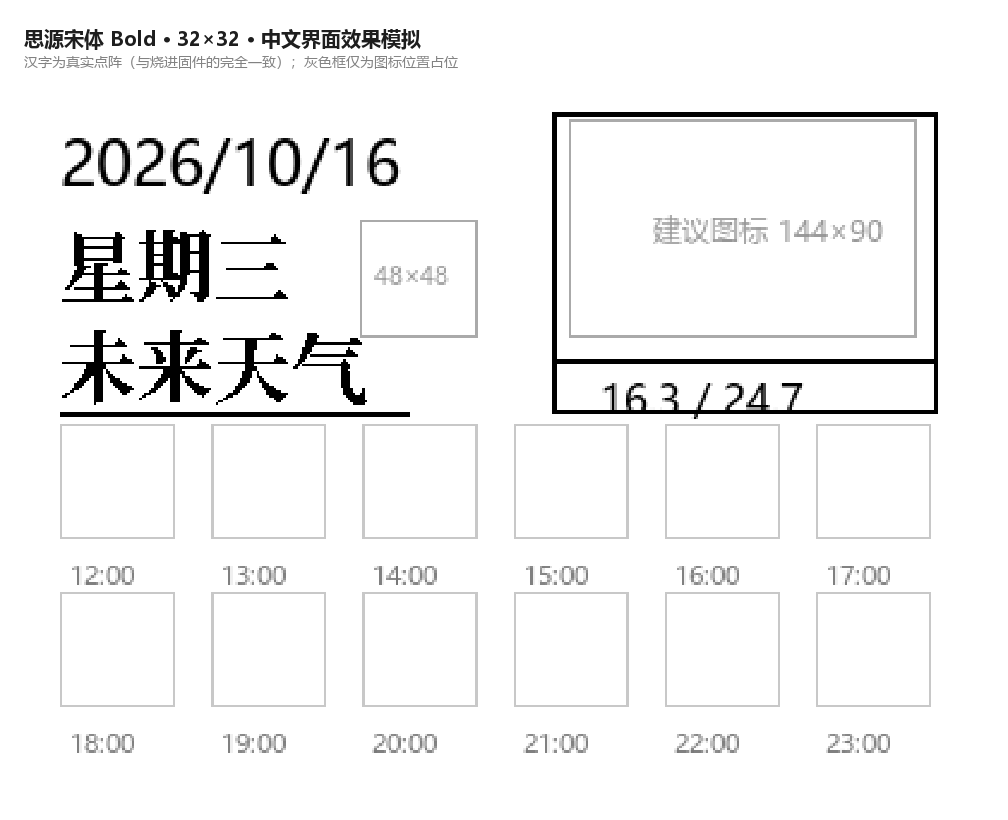

Python code for this plot:
# -*- coding: utf-8 -*-
"""
Screen mockup: lays out the Chinese text as a 1bpp bitmap following the real
400x300 device layout, then scales it up for inspection.

The Chinese text uses the real bitmap (identical to what gets written into
fontCN_zh.c). Icon areas are drawn as grey placeholders and do not represent the
real icons.

Run  : python tools/font_mockup.py
Output: tools/font_mockup.png
"""
import sys
from PIL import Image, ImageDraw, ImageFont

if hasattr(sys.stdout, 'reconfigure'):
    sys.stdout.reconfigure(encoding='utf-8', errors='replace')

FONTS = {
    'songs':  ('tools/fonts/SourceHanSerifSC-Bold.otf', '思源宋体 Bold'),
    'zcool':  ('tools/fonts/ZCOOLXiaoWei-Regular.ttf',  '站酷小薇（手写文艺楷）'),
    'mashan': ('tools/fonts/MaShanZheng-Regular.ttf',   '马善政毛笔楷书'),
}
KEY = sys.argv[1] if len(sys.argv) > 1 else 'songs'
if KEY not in FONTS:
    raise SystemExit('可选：' + ' / '.join(FONTS))
CN_FONT, CN_LABEL = FONTS[KEY]
CN_BOX = 32
SCALE = 2.4
OUT = 'tools/font_mockup_%s.png' % KEY

SCREEN_W, SCREEN_H = 400, 300


def cn_bitmap(ch, box=CN_BOX):
    """Renders one Han character as a 1bpp bitmap, using the exact same algorithm
    as gen_fontcn.py."""
    img = Image.new("1", (box, box), 0)
    d = ImageDraw.Draw(img)
    font, bbox = None, None
    for size in range(box, 8, -1):
        f = ImageFont.truetype(CN_FONT, size, index=0)
        b = d.textbbox((0, 0), ch, font=f)
        if b[2] - b[0] <= box and b[3] - b[1] <= box:
            font, bbox = f, b
            break
    w, h = bbox[2] - bbox[0], bbox[3] - bbox[1]
    d.text(((box - w) // 2 - bbox[0], (box - h) // 2 - bbox[1]), ch, font=font, fill=1)
    return img


def put_cn(canvas, text, x, y, box=CN_BOX):
    for i, ch in enumerate(text):
        canvas.paste((0, 0, 0), (x + i * box, y), cn_bitmap(ch, box).convert("L"))


def main():
    canvas = Image.new("RGB", (SCREEN_W, SCREEN_H), (255, 255, 255))
    d = ImageDraw.Draw(canvas)

    # Date: the device uses Font24; approximated here with a system font.
    f_date = ImageFont.truetype("C:/Windows/Fonts/msyh.ttc", 26)
    d.text((15, 18), "2026/10/16", font=f_date, fill=(0, 0, 0))

    # Weekday (real bitmap, 32x32, box y0=64)
    put_cn(canvas, "星期三", 15, 64)

    # Title (real bitmap, 32x32, box y0=106)
    put_cn(canvas, "未来天气", 15, 106)

    # Divider line
    d.line([(15, 140), (160, 140)], fill=(0, 0, 0), width=2)

    # Temperature box, top right
    d.rectangle([220, 15, 380, 140], outline=(0, 0, 0), width=2)
    d.line([(220, 118), (380, 118)], fill=(0, 0, 0), width=2)
    f_temp = ImageFont.truetype("C:/Windows/Fonts/msyh.ttc", 17)
    d.text((240, 123), "16.3 / 24.7", font=f_temp, fill=(0, 0, 0))

    # Travel-advisory placeholder
    d.rectangle([227, 18, 371, 108], outline=(170, 170, 170), width=1)
    d.text((262, 56), "建议图标 144×90", font=ImageFont.truetype("C:/Windows/Fonts/msyh.ttc", 12), fill=(150, 150, 150))

    # Current-conditions large icon placeholder
    d.rectangle([140, 60, 188, 108], outline=(170, 170, 170), width=1)
    d.text((146, 76), "48×48", font=ImageFont.truetype("C:/Windows/Fonts/msyh.ttc", 10), fill=(150, 150, 150))

    # Next-12-hours grid (placeholders)
    xs = [15, 78, 141, 204, 267, 330]
    ys = [145, 215]
    tfont = ImageFont.truetype("C:/Windows/Fonts/msyh.ttc", 11)
    n = 0
    for l, y in enumerate(ys):
        for x in xs:
            d.rectangle([x, y, x + 47, y + 47], outline=(200, 200, 200), width=1)
            d.text((x + 4, y + 55), "%02d:00" % ((12 + n) % 24), font=tfont, fill=(120, 120, 120))
            n += 1

    # Scale up
    big = canvas.resize((int(SCREEN_W * SCALE), int(SCREEN_H * SCALE)), Image.NEAREST)

    # Add the title bar
    pad = 24
    out = Image.new("RGB", (big.width + pad * 2, big.height + pad * 2 + 52), (255, 255, 255))
    od = ImageDraw.Draw(out)
    tf = ImageFont.truetype("C:/Windows/Fonts/msyhbd.ttc", 20)
    sf = ImageFont.truetype("C:/Windows/Fonts/msyh.ttc", 14)
    od.text((pad, pad), "%s · 32×32 · 中文界面效果模拟" % CN_LABEL, font=tf, fill=(30, 30, 30))
    od.text((pad, pad + 28), "汉字为真实点阵（与烧进固件的完全一致）；灰色框仅为图标位置占位", font=sf, fill=(130, 130, 130))
    out.paste(big, (pad, pad + 52))
    out.save(OUT)
    print("已生成 %s（%d×%d）" % (OUT, out.width, out.height))


if __name__ == "__main__":
    main()
